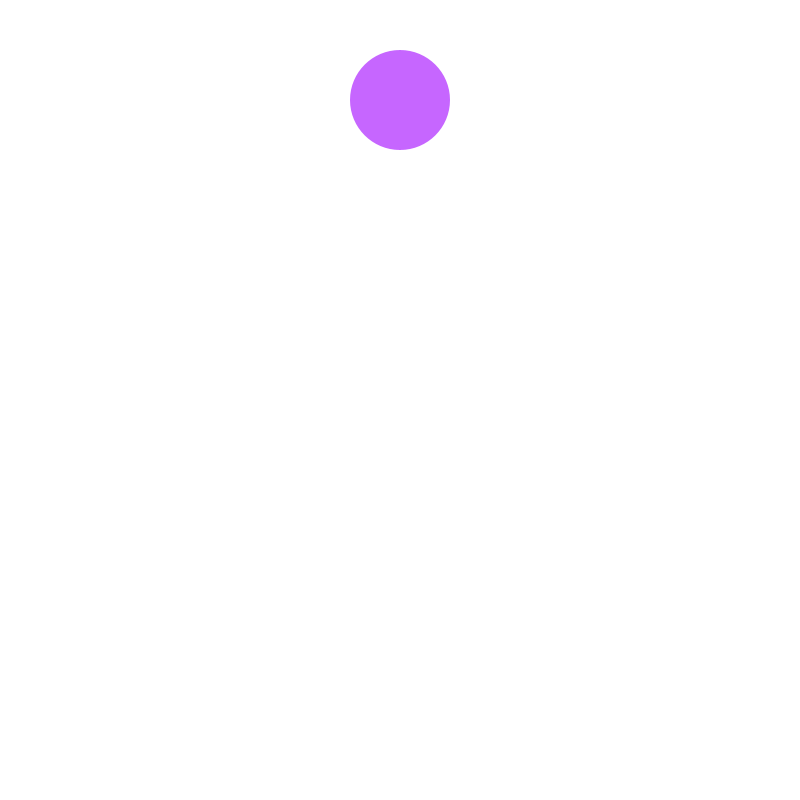
Frame 1 (no input)
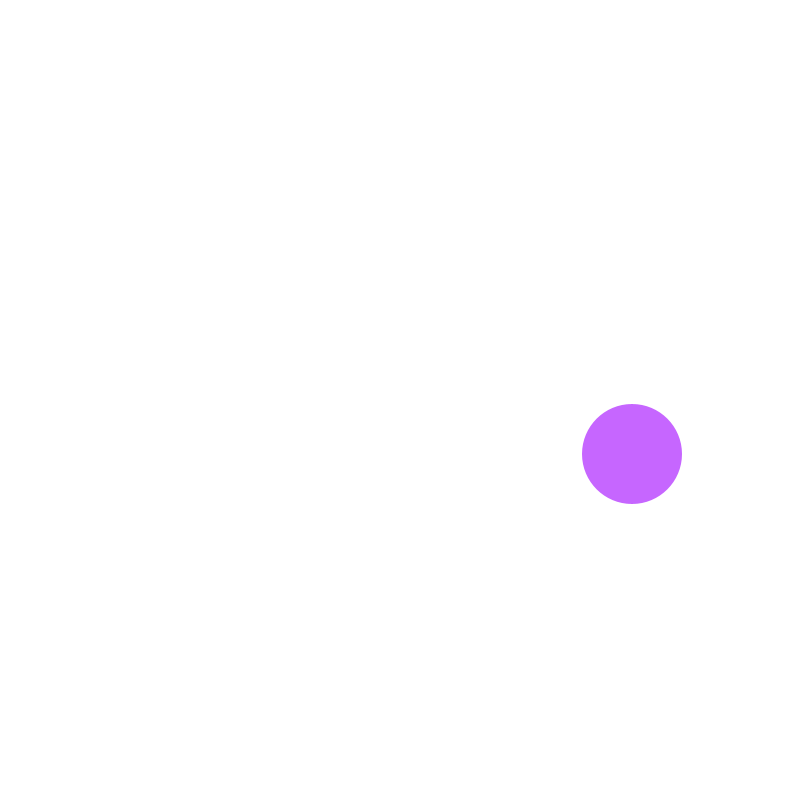
Frame 60 (the mouse pressed at the canvas centre just before this capture)
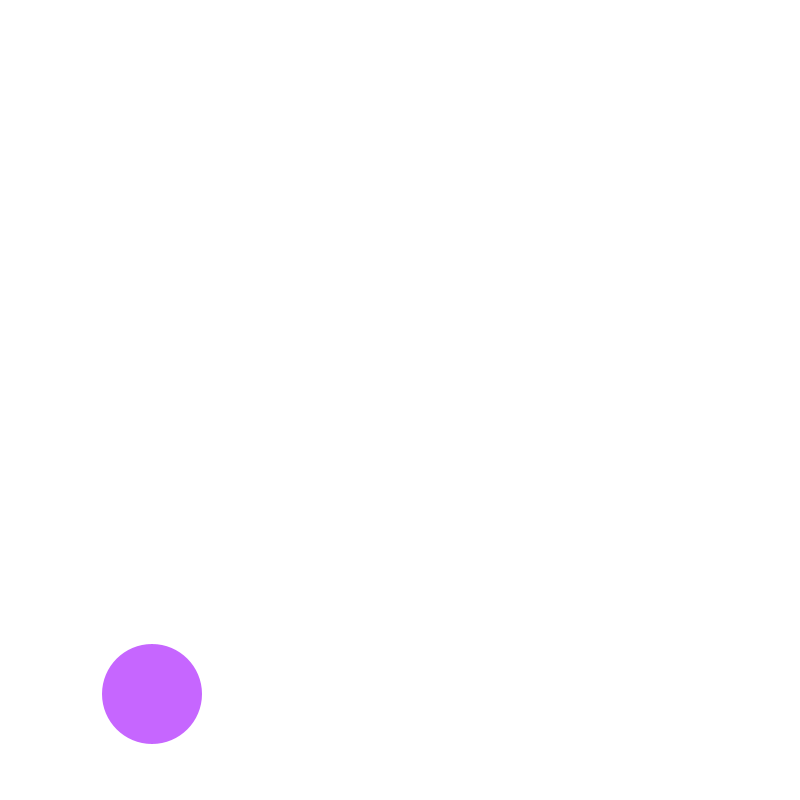
Frame 120 (the mouse held since frame 60 and released just before this capture)

The Processing sketch that drew these frames (run headless with seeded random() and noise(); from frame 60 on, the mouse is pressed at the canvas centre):

// Processing sketch: ball_01
// ── ball_01.pde
float x;
float y = 100;
float directionX = 1;
float directionY = 1;
float incrementerX = 8;
float incrementerY = 6;
int ballSize = 100;

color ballColorStart = color(198, 102, 255);
color ballColorEnd = color(102, 255, 198);

void setup() {
	size(800, 800);
	background(255);
	x = width/2;
	noStroke();
}

void draw() {
	// check if we need to change directions
	if (y > height - ballSize/2 || y < ballSize/2) {
		directionY = directionY * -1;
	}
	if (x > width - ballSize/2 || x < ballSize/2) {
		directionX = directionX * -1;
	}
	// Draw the ball
	background(255);
	fill(ballColorStart);
	// fill(lerpColor(ballColorStart, ballColorEnd, y/height));
	ellipse(x, y, ballSize, ballSize);
	// Change the y and x values
	x = x + incrementerX*directionX;
	y = y + incrementerY*directionY;
}
